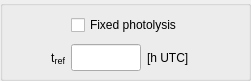
     <widget class="QGroupBox" name="species_photo_group">
      <property name="geometry">
       <rect>
        <x>10</x>
        <y>70</y>
        <width>251</width>
        <height>81</height>
       </rect>
      </property>
      <property name="title">
       <string/>
      </property>
      <widget class="QWidget" name="gridLayoutWidget_23">
       <property name="geometry">
        <rect>
         <x>10</x>
         <y>10</y>
         <width>241</width>
         <height>61</height>
        </rect>
       </property>
       <layout class="QGridLayout" name="species_foto_grid" columnminimumwidth="0,0,0">
        <property name="sizeConstraint">
         <enum>QLayout::SetMinimumSize</enum>
        </property>
        <item row="0" column="1" colspan="2">
         <widget class="QCheckBox" name="sw_species_photolysis">
          <property name="minimumSize">
           <size>
            <width>0</width>
            <height>28</height>
           </size>
          </property>
          <property name="maximumSize">
           <size>
            <width>16777215</width>
            <height>25</height>
           </size>
          </property>
          <property name="toolTip">
           <string>fixed photolysis switch</string>
          </property>
          <property name="layoutDirection">
           <enum>Qt::LeftToRight</enum>
          </property>
          <property name="text">
           <string>Fixed photolysis</string>
          </property>
         </widget>
        </item>
        <item row="1" column="1">
         <widget class="QLineEdit" name="input_species_photolysis_tref">
          <property name="sizePolicy">
           <sizepolicy hsizetype="Fixed" vsizetype="Expanding">
            <horstretch>0</horstretch>
            <verstretch>0</verstretch>
           </sizepolicy>
          </property>
          <property name="minimumSize">
           <size>
            <width>70</width>
            <height>0</height>
           </size>
          </property>
          <property name="maximumSize">
           <size>
            <width>70</width>
            <height>16777215</height>
           </size>
          </property>
          <property name="toolTip">
           <string>Reference time</string>
          </property>
          <property name="text">
           <string/>
          </property>
          <property name="alignment">
           <set>Qt::AlignRight|Qt::AlignTrailing|Qt::AlignVCenter</set>
          </property>
         </widget>
        </item>
        <item row="1" column="0">
         <widget class="QLabel" name="label_species_photolysis_tref">
          <property name="sizePolicy">
           <sizepolicy hsizetype="Fixed" vsizetype="Preferred">
            <horstretch>0</horstretch>
            <verstretch>0</verstretch>
           </sizepolicy>
          </property>
          <property name="minimumSize">
           <size>
            <width>55</width>
            <height>0</height>
           </size>
          </property>
          <property name="maximumSize">
           <size>
            <width>55</width>
            <height>16777215</height>
           </size>
          </property>
          <property name="toolTip">
           <string/>
          </property>
          <property name="text">
           <string>&lt;html&gt;t&lt;span style=&quot; font-size:14px; vertical-align:sub;&quot;&gt;ref&lt;/span&gt;&lt;/html&gt;</string>
          </property>
          <property name="alignment">
           <set>Qt::AlignRight|Qt::AlignTrailing|Qt::AlignVCenter</set>
          </property>
         </widget>
        </item>
        <item row="1" column="2">
         <widget class="QLabel" name="unitlabel_species_photolysis_tref">
          <property name="toolTip">
           <string/>
          </property>
          <property name="text">
           <string>[h UTC]</string>
          </property>
          <property name="alignment">
           <set>Qt::AlignLeading|Qt::AlignLeft|Qt::AlignVCenter</set>
          </property>
         </widget>
        </item>
       </layout>
      </widget>
     </widget>
